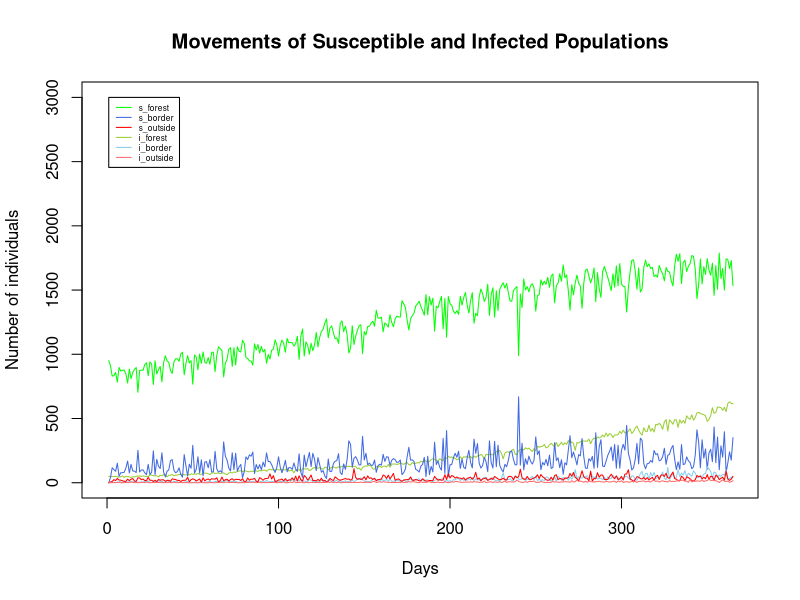

Write the R code that produced this figure.
library(tidyverse)

setwd("/Users/sonnybacigalupo/Documents/GitHub/asf-wild-boar")


# Set up model parameters ------------------------------------------------------------

#Set up numbers
n_population <- 3
max_time <- 365 # in days

# Setting up an array

patchNames=c("forest","border","outside")
stateNames=c("S","I")
n.patch=length(patchNames)
n.state=length(stateNames)
c_trace_tab<- array(NA,dim=c(length(1:max_time),n.patch,n.state),dimnames=list(NULL,patchNames,stateNames))

# Initial conditions
init_pop_s <- rep(0,n.patch)
init_pop_s[1] <- 950  # Number of susceptible

init_pop_i <- rep(0,n.patch)
init_pop_i[1] <- 50  # Number of infected

c_trace_tab[1,,"S"] <- init_pop_s # Set number of susceptible in forest
c_trace_tab[1,,"I"] <- init_pop_i # Set number of infected in forest

c_trace_tab[1,"forest","S"] # Check numbers
c_trace_tab[1,"forest","I"] 

# Transmission rate  (i.e. R0*gamma)
beta <- 0.01

# Read in movement data (per week)
move_data <- read_csv("move_matrix.csv",col_names = T) %>% as.matrix.data.frame()

# Convert data to daily rate
move_data_daily_0 <- move_data

# Make sure matrix is daily probability of movement to each other location by location
# i.e. columns sum up to 1
move_data_daily_0 <- move_data_daily_0/colSums(move_data_daily_0)

# Set up birth, death parameters per day
birth_per_capita <- 0.45*5/365 # Assumes 90% of females (50% of population) have 5 piglets per year
cull_probability <- 0.5/365
death_probability <- (0.1/365 + cull_probability) # Assumes lifespan 10 years
carrying_capacity <- c(1e4,100,1e5) # How many boar sustainable in different areas
daily_sd_movement <- 0.4 # Daily measure of variation in movement



# Run model ---------------------------------------------------------------

# Loop over time, with population movements from matrix

for(tt in 2:max_time){ # iterate over days
  
  pop_time_tt <- c_trace_tab[tt-1,,] # Population at start of this day
  new_total <- pop_time_tt # set up matrix to store new values
  
  # Loop over infection compartments
  for(kk in 1:2){
    
    # Choose compartment to move
    if(kk==1){pick_p <- "S"}
    if(kk==2){pick_p <- "I"}
    
    # Add randomness to probability of movement
    move_data_daily <- matrix(rlnorm(9,mean=log(move_data_daily_0),sd=daily_sd_movement),nrow=n.patch,byrow=F) # generate random daily values for movement
    move_data_daily <- t(t(move_data_daily)/colSums(move_data_daily)) # Make sure everything sums up to 1. eg sum(move_data_daily[1])

    # Calculate susceptible transitions
    pop_f_to_f <- rbinom(1,  pop_time_tt[1,pick_p],move_data_daily[1,1]) # How many stay in forest
    pop_f_to_b <- rbinom(1,  pop_time_tt[1,pick_p] -pop_f_to_f,move_data_daily[2,1]/(move_data_daily[2,1]+move_data_daily[3,1])) # Of those that leave forest, how many go to border
    pop_f_to_o <- as.integer(pop_time_tt[1,pick_p] - pop_f_to_f - pop_f_to_b) # The rest must go to outside
    
    pop_b_to_f <- rbinom(1,  pop_time_tt[2,pick_p],move_data_daily[1,2]) # How many go to in forest
    pop_b_to_b <- rbinom(1,  pop_time_tt[2,pick_p]-pop_b_to_f,move_data_daily[2,2]/(move_data_daily[2,2]+move_data_daily[3,2])) # Of rest, how many stay
    pop_b_to_o <- as.integer(pop_time_tt[2,pick_p] - pop_b_to_f - pop_b_to_b) # The rest must stay outside
    
    pop_o_to_f <- rbinom(1,  pop_time_tt[3,pick_p],move_data_daily[1,3]) # How many go to forest
    pop_o_to_b <- rbinom(1,  pop_time_tt[3,pick_p]-pop_o_to_f,move_data_daily[2,3]/(move_data_daily[2,3]+move_data_daily[3,3])) # Of rest, how many go to border
    pop_o_to_o <- as.integer(pop_time_tt[3,pick_p] - pop_o_to_f - pop_o_to_b) # The rest must go to outside
  
    # Tally up new populations after movement
    new_pop_f <- pop_f_to_f+pop_b_to_f+pop_o_to_f
    new_pop_b <- pop_f_to_b+pop_b_to_b+pop_o_to_b
    new_pop_o <- pop_f_to_o+pop_b_to_o+pop_o_to_o
    
    new_total[,pick_p] <- c(new_pop_f,new_pop_b,new_pop_o)
    
  }
  
  # Add disease transitions
  
  S_to_I <- rpois(3,lambda=pmax(beta*new_total[,"S"]*new_total[,"I"]/rowSums(new_total),0) ) # generate random infections (+ check lambda >=0)

  new_total[,"S"] <- new_total[,"S"] - S_to_I
  new_total[,"I"] <- new_total[,"I"] + S_to_I
  
  # Births and deaths into different compartments
  scaled_births_with_carrying_capacity <- birth_per_capita*pmax(0,(1-new_total[,"S"]/carrying_capacity) ) # Calculate birth rate, scaling to reduce as nearer carrying capacity
  new_births_S<- rpois(n_population,lambda = new_total[,"S"]*scaled_births_with_carrying_capacity) # Add Poisson births
  
  new_deaths_S <- rbinom(n_population,size=new_total[,"S"],prob=death_probability) # Add deaths
  new_deaths_I <- rbinom(n_population,size=new_total[,"I"],prob=death_probability) # Add deaths

  # Store new populations
  c_trace_tab[tt,,"S"] <- new_total[,"S"] + new_births_S - new_deaths_S # Add births and subtract deaths from total
  c_trace_tab[tt,,"I"] <- new_total[,"I"]  - new_deaths_I # Subtract deaths from total
    
  }



# Plot outplots -----------------------------------------------------------



c_trace_tab[1:5,,"S"] # Check first few iterations

c_trace_tab[1:5,,"I"]

# Plot populations

# par(mar=c(3,3,1,1))

plot(c_trace_tab[,,],col="white", 
     main = "Movements of Susceptible and Infected Populations", xlab = "Days", ylab = "Number of individuals", 
     xlim=c(0,max_time),ylim=c(1,3e3))

col_pick_s <- list("green","royalblue","red")
col_pick_i <- list("olivedrab3","skyblue","indianred1")


for(ii in 1:n.patch){
  
  lines(c_trace_tab[,ii,"S"],col=col_pick_s[[ii]])
  lines(c_trace_tab[,ii,"I"],col=col_pick_i[[ii]])
  
}

legend(1,3000,legend = c("s_forest","s_border","s_outside","i_forest","i_border","i_outside"), 
col = c("green","royalblue","red","olivedrab3","skyblue","indianred1"), lty = 1, border = "black", cex=0.5)

